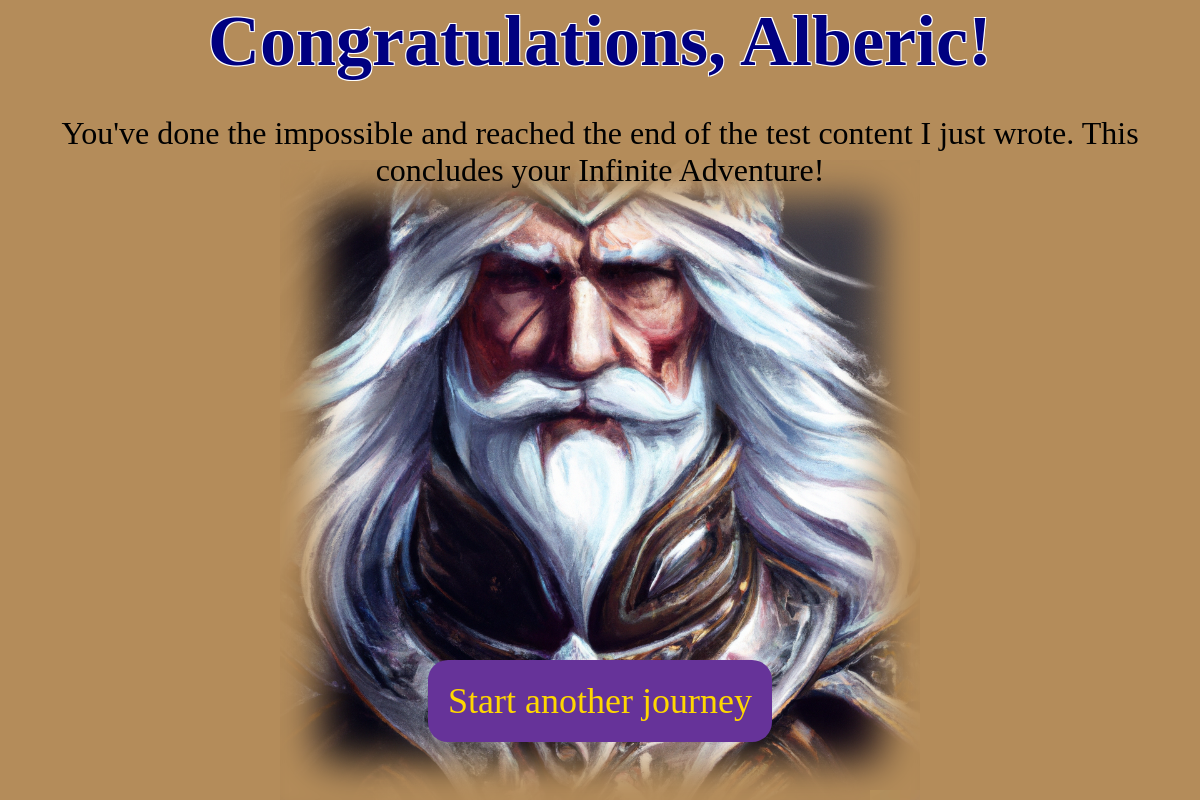
/adventure/the-end/8, run on the app's committed database.
### adventure/models.py (models this page shows, shortened)
class Hero(models.Model):
    moniker = models.CharField(max_length=255)
    portrait = models.ForeignKey('Portrait', related_name='heroes', on_delete=models.SET_NULL, blank=True, null=True)
    created_at = models.DateTimeField(auto_now_add=True)

class Portrait(models.Model):
    image = models.ImageField(upload_to='portraits/', null=True, blank=True)
    keywords = models.TextField(null=False)

### adventure/views.py (the view)
# urls.py: path('the-end', views.theEnd, name='the-end'),
def theEnd(request, hero_id):
    try:
        hero = Hero.objects.get(pk=hero_id)
    except (KeyError, Hero.DoesNotExist):
        hero = None
    context = {
        'hero': hero
    }
    template_name = 'adventure/the-end.html'
    return render(request, template_name, context)

### adventure/templates/adventure/the-end.html
{% load static %}
<link rel="stylesheet" href="{% static 'adventure/style.css' %}">
<div class="hero-page">
    <div class="top-bar">
        {% if hero %}
            <h2 class="hero-callout">Congratulations, {{hero.moniker}}!</h2>
        {% else %}
            <h2 class="hero-callout">Congratulations, Hero!</h2>
        {% endif %}
        <p class="banter">You've done the impossible and reached the end of the test content I just wrote. This concludes your Infinite Adventure!</p>
    </div>
    <div class="main-area">
    {% if hero and hero.portrait %}
        <div class="portrait-container">
            <img class="portrait" src="{{ hero.portrait.image.url }}">
            <div class="portrait-shadow"></div>
        </div>
    {% endif %}
    </div>
    <div class="bottom-bar">
        <a class="go-button" href="{% url 'adventure:quandary' pk=settings.INITIAL_QUANDARY_ID %}">Start another journey</a>
     </div>
</div>

### adventure/static/adventure/style.css (style rules this page uses)
.go-button { margin: 20px auto; display: block; width: max-content; padding: 20px; background-color: rebeccapurple; border: 0; border-radius: 20px; text-decoration: none; color: gold; font-size: 36px; transition: all 0.1s ease-in-out; }
.hero-page { background-color: rgb(180, 140, 90); position: relative; height: 100%; }
.top-bar { width: 100%; height: 10%; position: relative; z-index: 1; }
.hero-page .top-bar { height: 20%; }
.main-area { width: 100%; height: 80%; display: flex; justify-content: center; align-items: center; }
.bottom-bar { width: 100%; height: 10%; position: absolute; bottom: 0; }
.hero-page .bottom-bar { height: 20%; }
.quandary-cta, .hero-callout { font-size: 9vh; text-align:center; color: rebeccapurple; text-shadow: -1px -1px 0 white, 1px -1px 0 white, -1px 1px 0 white, 1px 1px 0 white; margin: 0; }
.hero-callout { color: navy; }
.banter { position: relative; font-size: 4vh; text-align:center; color: black; z-index: 1; }
.landscape-container, .portrait-container { display: inline-block; position: relative; }
.landscape, .portrait { height: 100%; }
.landscape-shadow, .portrait-shadow { position: absolute; top: 0; height: 100%; width: 100%; }
.portrait-shadow { box-shadow: 0 0 5vh 5vh rgb(180, 140, 90) inset; }

### data on the page
Hero: moniker "Alberic", portrait.image (picture)
